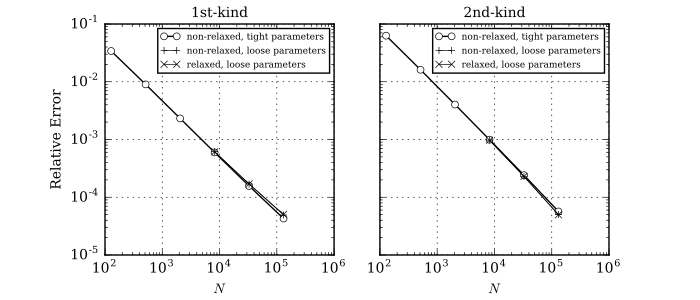

Write the Python code that produced this figure.
# coding: utf-8

import sys
import numpy
from matplotlib import pyplot, rcParams
from matplotlib.backends.backend_pdf import FigureCanvasPdf

rcParams['font.family'] = 'serif'
rcParams['font.size'] = '10'

# load result file
result = open(sys.argv[1])
lines = result.readlines()

# find line numbers
for i,line in enumerate(lines):
    if "LaplaceBEM Residual History and required-p" in line:
        break

# panel numbers
recursions = numpy.arange(3, 9, dtype=int)
N = 2 * 4**recursions

# parse the relative errors
temp = []
for line in lines[:i]:
	for elem in line.split():
		try:
			temp.append(float(elem))
		except ValueError:
			pass

m = len(temp)    # total number of data
temp1 = numpy.array(temp[:m//2])   # 1st-kind
temp2 = numpy.array(temp[m//2:])   # 2nd-kind

# tight parameters, fixed-p
e1 = temp1[:6]
e2 = temp2[:6]

# loose parameters, fixed-p
e1_fixed = temp1[6:9]
e2_fixed = temp2[6:9]

# loose parameters, relaxed-p
e1_relaxed = temp1[9:]
e2_relaxed = temp2[9:]

# set up plot
fig = pyplot.figure(figsize=(7,3), dpi=80)

# left plot: 1st-kind
ax1 = fig.add_subplot(121)

ax1.loglog(N, e1, c='k', ls='-', lw=1.0, marker='o', mfc='w',
	       ms=5, label='non-relaxed, tight parameters')
ax1.loglog(N[-3:], e1_fixed, c='k', ls='-', lw=0.5, marker='+',
           ms=5, label='non-relaxed, loose parameters')
ax1.loglog(N[-3:], e1_relaxed, c='k', ls='-', lw=0.5, marker='x',
           ms=5, label='relaxed, loose parameters')

ax1.set_xlabel('$N$', fontsize=10)
ax1.set_ylabel('Relative Error')
ax1.legend(loc=1, fontsize=6.5)
ax1.grid('on')
ax1.set_title('1st-kind', fontsize=10)

# right plot: 2nd-kind
ax2 = fig.add_subplot(122)

ax2.loglog(N, e2, c='k', ls='-', lw=1.0, marker='o', mfc='w',
	       ms=5, label='non-relaxed, tight parameters')
ax2.loglog(N[-3:], e2_fixed, c='k', ls='-', lw=0.5, marker='+',
           ms=5, label='non-relaxed, loose parameters')
ax2.loglog(N[-3:], e2_relaxed, c='k', ls='-', lw=0.5, marker='x',
           ms=5, label='relaxed, loose parameters')

ax2.set_xlabel('$N$', fontsize=10)
ax2.legend(loc=1, fontsize=6.5)
ax2.set_yticklabels([])
ax2.grid('on')
ax2.set_title('2nd-kind', fontsize=10)

fig.subplots_adjust(left=0.15, bottom=0.15, right=0.87, top=0.92)
canvas = FigureCanvasPdf(fig)

# plot to pdf
canvas.print_figure('LaplaceConvergence.pdf',dpi=80)
